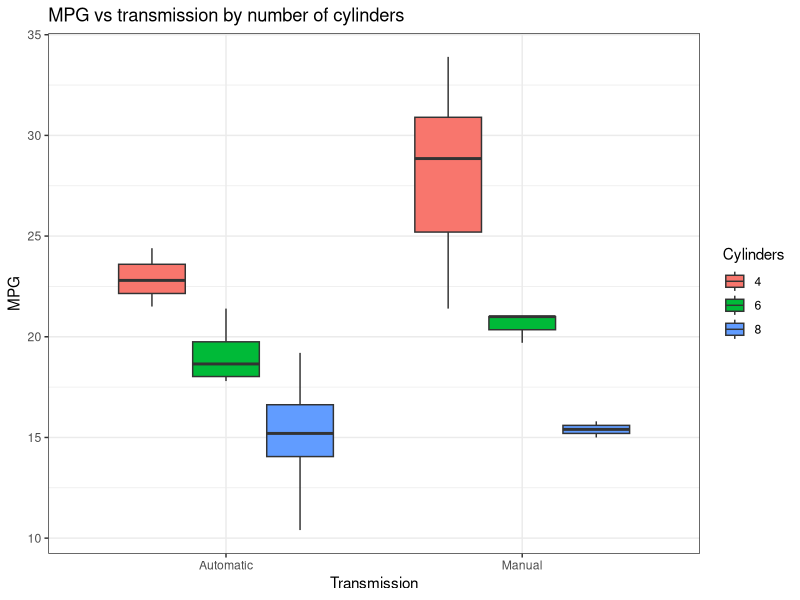
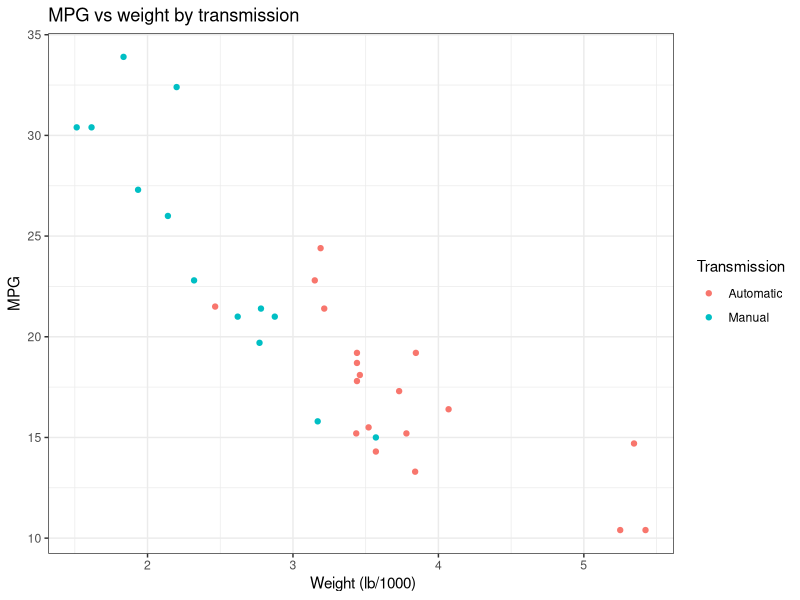
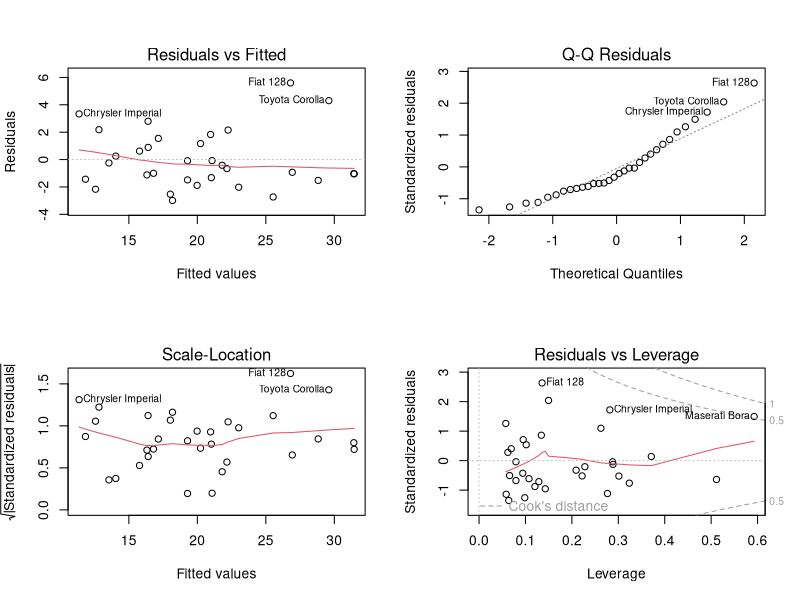
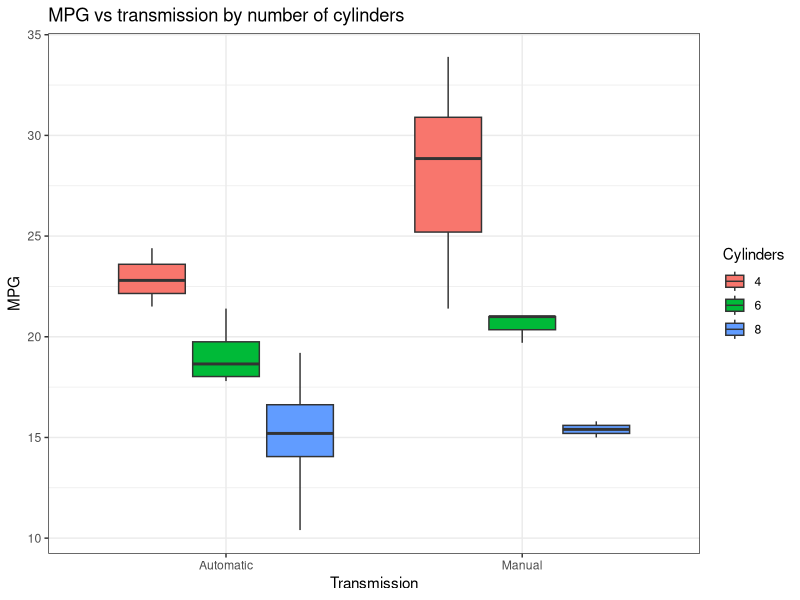
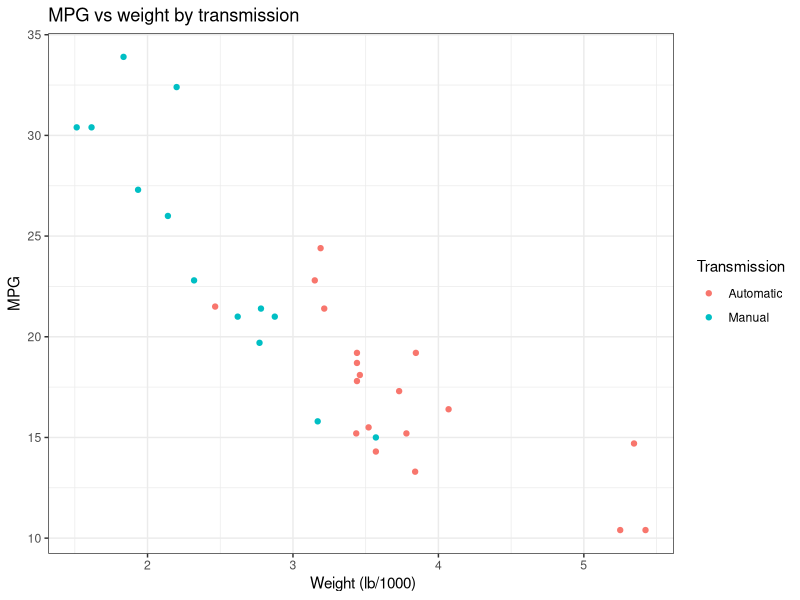

Generate these figures, in order, with R:
## ---- chunk 1
library('knitr')
opts_chunk$set(echo=F, results="show")
## ---- chunk 2
library(ggplot2)
library(plyr)
library(dplyr)
library(xtable)
#load the dataset
dataCars <- mtcars
## ---- chunk 3
#add labels to the transmission
dataCars$am <- factor(dataCars$am , levels = c(0,1), labels= c("Automatic", "Manual"))
dataCars$cyl <- factor(dataCars$cyl) 
dataCars$vs <- factor(dataCars$vs)
dataCars$gear <- factor(dataCars$gear)
dataCars$carb <- factor(dataCars$carb)

#mean of mpg by transmission
mpg_summary <- ddply(dataCars, c("am"), summarise,
                     count    = sum(!is.na(mpg)),
                     mean = mean(mpg, na.rm=TRUE),
                     sd   = sd(mpg, na.rm=TRUE))
## ---- chunk 4
#do a box plot of the data
plot1 <-   ggplot(dataCars, aes(x=am, y=mpg)) + geom_boxplot(aes(x=am, y=mpg,fill =factor(cyl))) + 
  labs(title="MPG vs transmission by number of cylinders",y="MPG", x="Transmission") +
  guides(fill=guide_legend(title="Cylinders")) + theme_bw()
ggsave(plot1, file="plot1.png", width=5.6, height=5.25)

#a scatter plot for the mpg vs weight colored by transmission
plot2 <- ggplot(dataCars, aes(wt, mpg)) + geom_point(aes(x=wt, y= mpg ,colour=factor(am))) +
  labs(title="MPG vs weight by transmission",y="MPG", x=" Weight (lb/1000)") +
  guides(colour=guide_legend(title="Transmission")) + theme_bw()
ggsave(plot2, file="plot2.png", width=5.6, height=5.25)

## ---- chunk 5
fit <- lm(mpg~am, data = dataCars)
summary(fit)
## ---- chunk 6
model1 <- lm(mpg ~ . ,data= dataCars)
sModel1 <- summary(model1)
sModel1$coefficients[5,]
## ---- chunk 7
#include the key variables 
model2 <- lm(mpg ~ am + wt  + hp + wt:am + hp:am ,data= dataCars)
sModel2 <-summary(model2)
sModel2
## ---- chunk 8
#include the key variables 
model3 <- lm(mpg ~  wt:factor(am) + hp:factor(am) ,data= dataCars)
sModel3 <-summary(model3)
sModel3
## ---- chunk 9
#compare the models
#using anova
anova(fit, model1, model2)
## ---- chunk 10
kable(mpg_summary, format = "markdown")
## ---- chunk 11
print(plot1)
## ---- chunk 12
print(plot2)
## ---- chunk 13
model2 <- lm(mpg ~ am + wt  + hp + wt:am + hp:am ,data= dataCars)
par(mfrow=c(2,2))  
plot(model2)
